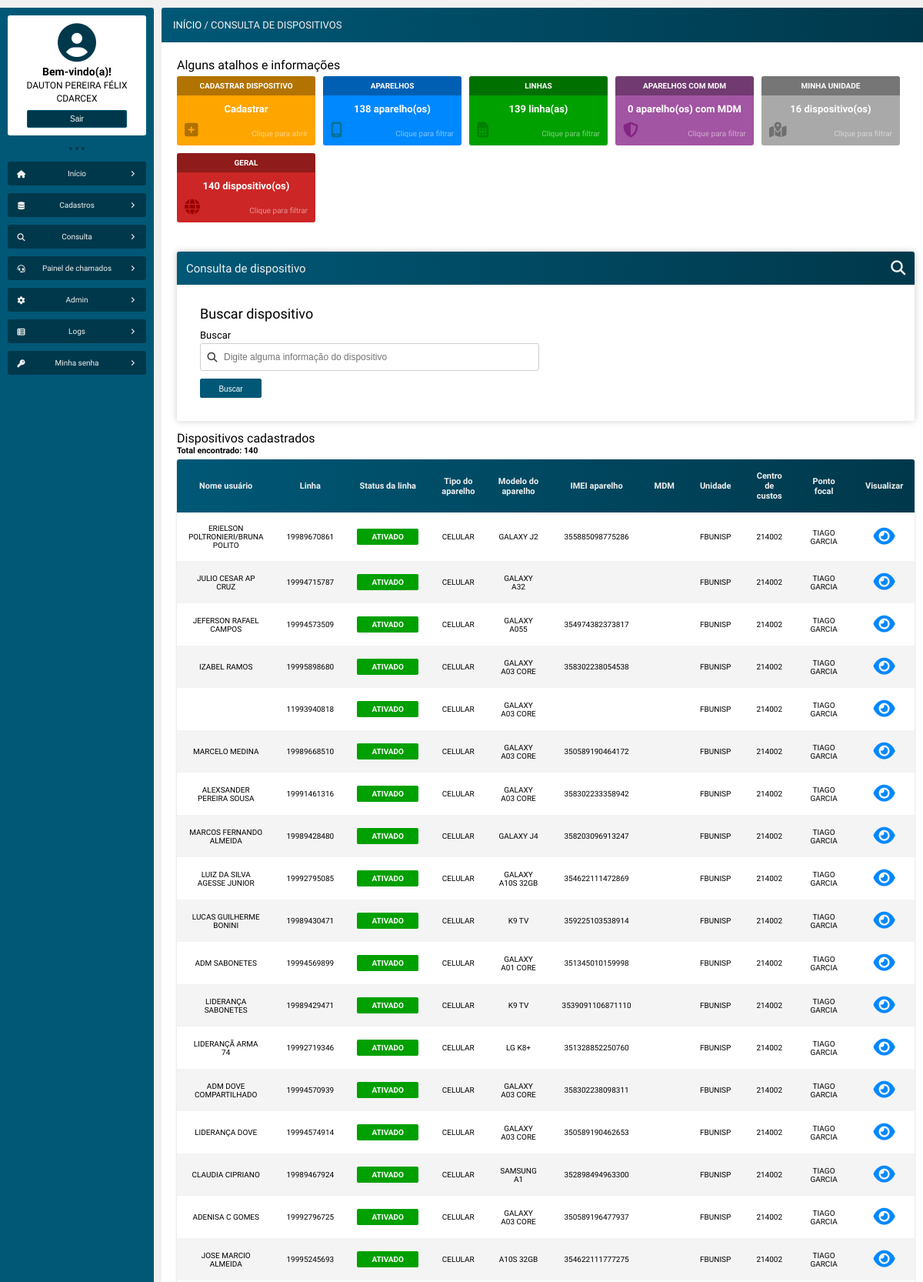
Page /consulta_dispositivos.php (signed in, upper part) on the committed database.
### tables this page shows
CREATE TABLE `tb_dispositivos` (
  `id` int NOT NULL AUTO_INCREMENT,
  `possui_linha` varchar(45) DEFAULT NULL,
  `linha` varchar(100) DEFAULT NULL,
  `operadora` varchar(100) DEFAULT NULL,
  `servico` varchar(100) DEFAULT NULL,
  `perfil` varchar(100) DEFAULT NULL,
  `status` varchar(100) DEFAULT NULL,
  `data_ativacao` varchar(100) DEFAULT NULL,
  `sim_card` varchar(100) DEFAULT NULL,
  `possui_aparelho` varchar(45) DEFAULT NULL,
  `tipo_aparelho` varchar(45) DEFAULT NULL,
  `marca_aparelho` varchar(100) DEFAULT NULL,
  `modelo_aparelho` varchar(100) DEFAULT NULL,
  `imei_aparelho` varchar(100) DEFAULT NULL,
  `gestao_mdm` varchar(100) DEFAULT NULL,
  `unidade` varchar(100) DEFAULT NULL,
  `centro_custo` varchar(100) DEFAULT NULL,
  `uf` varchar(10) DEFAULT NULL,
  `canal` varchar(100) DEFAULT NULL,
  `ponto_focal` varchar(100) DEFAULT NULL,
  `gestor` varchar(100) DEFAULT NULL,
  `possui_usuario` varchar(45) DEFAULT NULL,
  `nome` varchar(100) DEFAULT NULL,
  `matricula` varchar(100) DEFAULT NULL,
  `email` varchar(100) DEFAULT NULL,
  `funcao` varchar(100) DEFAULT NULL,
  `data_cadastro` timestamp NULL DEFAULT CURRENT_TIMESTAMP,
  `cadastrado_por` varchar(100) DEFAULT NULL,
  PRIMARY KEY (`id`),
  FULLTEXT KEY `linha` (`linha`,`operadora`,`servico`,`perfil`,`status`,`sim_card`,`marca_aparelho`,`modelo_aparelho`,`imei_aparelho`,`unidade`,`centro_custo`,`uf`,`ponto_focal`,`gestor`,`nome`,`matricula`),
  FULLTEXT KEY `busca` (`linha`,`operadora`,`status`,`tipo_aparelho`,`marca_aparelho`,`modelo_aparelho`,`imei_aparelho`,`unidade`,`centro_custo`,`canal`,`ponto_focal`,`gestor`,`nome`,`matricula`,`email`,`funcao`)
);

### src/model/Telefonia.php (called while the page is built, shortened)
<?php
class Telefonia
{
    private PDO $pdo;
    public function __construct(PDO $pdo)
    {
        $this->pdo = $pdo;
    }
    public function exibeDispositivos(): array
    {
        $sql = "SELECT * FROM tb_dispositivos ORDER BY ponto_focal DESC";
        $stmt = $this->pdo->prepare($sql);
        $stmt->execute();
        $resultado = $stmt->fetchAll(PDO::FETCH_ASSOC);
        return $resultado;
    }
    public function contagemDispositivos(): int
    {
        $sql = "SELECT COUNT(*) FROM tb_dispositivos";
        $stmt = $this->pdo->prepare($sql);
        $stmt->execute();
        $resultado = $stmt->fetchColumn();
        return $resultado;
    }
    public function contagemLinhas(): int
    {
        $sql = "SELECT COUNT(*) FROM tb_dispositivos WHERE linha != ''";
        $stmt = $this->pdo->prepare($sql);
        $stmt->execute();
        $resultado = $stmt->fetchColumn();
        return $resultado;
    }
    public function contagemAparelhos(): int
    {
        $sql = "SELECT COUNT(*) FROM tb_dispositivos WHERE marca_aparelho != ''";
        $stmt = $this->pdo->prepare($sql);
        $stmt->execute();
        $resultado = $stmt->fetchColumn();
        return $resultado;
    }
    public function contagemMDM(): int
    {
        $sql = "SELECT COUNT(*) FROM tb_dispositivos WHERE gestao_mdm = 'Sim'";
        $stmt = $this->pdo->prepare($sql);
        $stmt->execute();
        $resultado = $stmt->fetchColumn();
        return $resultado;
    }
    public function contagemMinhaUnidade() : int
    {
        $sql = "SELECT COUNT(*) FROM tb_dispositivos WHERE unidade = ? ";
        $stmt = $this->pdo->prepare($sql);
        $stmt->bindValue(1, $_SESSION['unidade']);
        $stmt->execute();
        $resultado = $stmt->fetchColumn();
        return $resultado;
    }
}

### consulta_dispositivos.php (the view, shortened to what this page needs)
<?php
require_once "src/config/conexao_bd.php";
if(empty($_SERVER['QUERY_STRING']) || $_SERVER['QUERY_STRING'] === 'busca=' || $_SERVER['QUERY_STRING'] === 'dispositivo=atualizado' || $_SERVER['QUERY_STRING'] === 'dispositivo=cadastrado' || $_SERVER['QUERY_STRING'] === 'dispositivo=excluido') {
    $titulo_tabela_filtrada = "Dispositivos cadastrados";
    $dispositivo = new Telefonia($pdo);
    $exibeDispositivos = $dispositivo->exibeDispositivos();
}
elseif (($_SERVER['QUERY_STRING'] ?? '') === 'linhas') {
    $titulo_tabela_filtrada = "Linhas cadastradas";
    $caminho_extracao = "linhas";
    $dispositivo = new Telefonia($pdo);
    $exibeDispositivos = $dispositivo->exibeLinhas();
} elseif(($_SERVER['QUERY_STRING'] ?? '') === 'aparelhos') {
    $titulo_tabela_filtrada = "Aparelhos cadastrados";
    $caminho_extracao = "aparelhos";
    $dispositivo = new Telefonia($pdo);
    $exibeDispositivos = $dispositivo->exibeAparelhos();
} elseif(($_SERVER['QUERY_STRING'] ?? '') === 'mdm') {
    $titulo_tabela_filtrada = "Aparelhos com MDM";
    $caminho_extracao = "mdm";
    $dispositivo = new Telefonia($pdo);
    $exibeDispositivos = $dispositivo->exibeComMDM();
} elseif(($_SERVER['QUERY_STRING'] ?? '') === 'minha_unidade') {
    $titulo_tabela_filtrada = "Aparelhos da minha unidade";
    $caminho_extracao = "minha_unidade";
    $dispositivo = new Telefonia($pdo);
    $exibeDispositivos = $dispositivo->exibeDispositivosMinhaUnidade();
} elseif(($_SERVER['QUERY_STRING'] ?? '') !== 'mdm' && ($_SERVER['QUERY_STRING'] ?? '') !== 'linha' && ($_SERVER['QUERY_STRING'] ?? '') !== 'aparelho' && ($_SERVER['QUERY_STRING'] ?? '') !== '') {
    $titulo_tabela_filtrada = 'Resultado da busca';
    $caminho_extracao = "extrair_tudo";
    $dispositivo = new Telefonia($pdo);
    $exibeDispositivos = $dispositivo->buscaDispositivo($_GET['busca']);
}
$mdm = new Telefonia($pdo);
$totalMDM = $mdm->contagemMDM();
$linha = new Telefonia($pdo);
$totalLinhas = $linha->contagemLinhas();
$aparelho = new Telefonia($pdo);
$totalAparelhos = $aparelho->contagemAparelhos();
$dispositivos = new Telefonia($pdo);
$totalDispositivos = $dispositivos->contagemDispositivos();
$dispositivos = new Telefonia($pdo);
$totalMinhaUnidade = $dispositivos->contagemMinhaUnidade();
?>
<!DOCTYPE html>
<html>
<head>
    <?php
    require_once "src/views/layout/head.php";
    ?>
</head>
<body>
    <main class="corpo">
        <?php
        require_once "src/views/layout/menu_lateral.php";
        ?>
        <section class="principal">
            <article class="conteudo">
                <header class="conteudo-cabecalho">
                    <h3><a href="inicio.php">INÍCIO</a> / CONSULTA DE DISPOSITIVOS</h3>
                </header>
                <section class="conteudo-center">
                    <article class="conteudo-center-boxs">
                        <div class="conteudo-center-box-01">
                            <h1>Alguns atalhos e informações</h1>
                            <?php if($_SESSION['perfil'] === 'INFRAESTRUTURA IDL' || $_SESSION['perfil'] === 'TI SITES') : ?>
                                <a href="cadastrar_dispositivo.php">
                                    <div>
                                        <div id="box-infos-amarela">
                                            <span>
                                                <h4>CADASTRAR DISPOSITIVO</h4>
                                            </span>
                                            <h3>Cadastrar</h3>
                                            <i class="fa-solid fa-square-plus"></i>
                                            <p class="texto-filtro">Clique para abrir</p>
                                        </div>
                                    </div>
                                </a>
                            <?php endif ?>
                            <a href="consulta_dispositivos.php?aparelhos">
                                <div>
                                    <div id="box-infos-azul">
                                        <span>
                                            <h4>APARELHOS</h4>
                                        </span>
                                        <h3><?= $totalAparelhos ?> aparelho(os)</h3>
                                        <i class="fa-solid fa-mobile-screen"></i>
                                        <p class="texto-filtro">Clique para filtrar</p>
                                    </div>
                                </div>
                            </a>
                            <a href="consulta_dispositivos.php?linhas">
                                <div>
                                    <div id="box-infos-verde">
                                        <span>
                                            <h4>LINHAS</h4>
                                        </span>
                                        <h3><?= $totalLinhas ?> linha(as)</h3>
                                        <i class="fa-solid fa-sim-card"></i>
                                        <p class="texto-filtro">Clique para filtrar</p>
                                    </div>
                                </div>
                            </a>
                            <a href="consulta_dispositivos.php?mdm">
                                <div>
                                    <div id="box-infos-roxa">
                                        <span>
                                            <h4>APARELHOS COM MDM</h4>
                                        </span>
                                        <h3><?= $totalMDM; ?> aparelho(os) com MDM</h3>
                                        <i class="fa-solid fa-shield-halved"></i>
                                        <p class="texto-filtro">Clique para filtrar</p>
                                    </div>
                                </div>
                            </a>
                            <a href="consulta_dispositivos.php?minha_unidade">
                                <div>
                                    <div id="box-infos-cinza">
                                        <span>
                                            <h4>MINHA UNIDADE</h4>
                                        </span>
                                        <h3><?= $totalMinhaUnidade; ?> dispositivo(os)</h3>
                                        <i class="fa-solid fa-map-location-dot"></i>
                                        <p class="texto-filtro">Clique para filtrar</p>
                                    </div>
                                </div>
                            </a>
                            <a href="consulta_dispositivos.php">
                                <div>
                                    <div id="box-infos-vermelha">
                                        <span>
                                            <h4>GERAL</h4>
                                        </span>
                                        <h3><?= $totalDispositivos; ?> dispositivo(os)</h3>
                                        <i class="fa-solid fa-globe"></i>
                                        <p class="texto-filtro">Clique para filtrar</p>
                                    </div>
                                </div>
                            </a>
                        </div>
                        <div>
                            <form method="get" action="consulta_dispositivos.php">
                                <header id="form-cabecalho">
                                    <h1>Consulta de dispositivo</h1>
                                    <i class="fa-solid fa-magnifying-glass"></i>
                                </header>
                                <h2>Buscar dispositivo</h2>
                                <label for="busca">Buscar
                                    <div>
                                        <i class="fa-solid fa-magnifying-glass"></i>
                                        <input type="search" name="busca" id="busca" placeholder="Digite alguma informação do dispositivo">
                                    </div>
                                </label>
                                <button type="submit">Buscar</button>
                            </form>
                        </div>
                        <div>
                            <h1><?= $titulo_tabela_filtrada ?>
                            <h6>Total encontrado: <?= count($exibeDispositivos) ?></h6>
                            <table>
                                <thead>
                                    <tr>
                                        <td>Nome usuário</td>
                                        <td>Linha</td>
                                        <td>Status da linha</td>
                                        <td>Tipo do aparelho</td>
                                        <td>Modelo do aparelho</td>
                                        <td>IMEI aparelho</td>
                                        <td>MDM</td>
                                        <td>Unidade</td>
                                        <td>Centro de custos</td>
                                        <td>Ponto focal</td>
                                        <td>Visualizar</td>
                                    </tr>
                                </thead>
                                <tbody>
                                    <?php if(count($exibeDispositivos) > 0): ?>
                                        <?php foreach($exibeDispositivos as $dispositivo): ?>
                                            <tr>
                                                <td><?= htmlentities($dispositivo['nome']) ?></td>
                                                <td><?= htmlentities($dispositivo['linha']) ?></td>
                                                <td id="Status"><p><?= htmlentities($dispositivo['status']) ?></p></td>
                                                <td><?= htmlentities($dispositivo['tipo_aparelho']) ?></td>
                                                <td><?= htmlentities($dispositivo['modelo_aparelho']) ?></td>
                                                <td><?= htmlentities($dispositivo['imei_aparelho']) ?></td>
                                                <td><?= htmlentities($dispositivo['gestao_mdm']) ?></td>
                                                <td><?= htmlentities($dispositivo['unidade']) ?></td>
                                                <td><?= htmlentities($dispositivo['centro_custo']) ?></td>
                                                <td><?= htmlentities($dispositivo['ponto_focal']) ?></td>
                                                <td id="status">
                                                    <a href="visualiza_dispositivo.php?id=<?= $dispositivo['id'] ?>"><i class="fa-solid fa-eye"></i></a>
                                                </td>
                                            </tr>
                                        <?php endforeach; ?>
                                    <?php else: ?>
                                        <tr>
                                            <td colspan="11"><p id="nenhum_resultado_encontrado">Nenhum resultado encontrado para o filtro ou valor informado.</p></td>
                                        </tr>
                                    <?php endif; ?>
                                </tbody>
                            </table>
                        </div>
                    </article>
                </section>
            </article>
        </section>
    </main>
</body>
</html>

### rows in the picture
tb_dispositivos: nome "ERIELSON POLTRONIERI/BRUNA POLITO", linha "19989670861", status "ATIVADO", tipo_aparelho "CELULAR", modelo_aparelho "GALAXY J2", imei_aparelho "355885098775286", unidade "FBUNISP", centro_custo "214002", ponto_focal "TIAGO GARCIA"
tb_dispositivos: nome "JULIO CESAR AP CRUZ", linha "19994715787", status "ATIVADO", tipo_aparelho "CELULAR", modelo_aparelho "GALAXY A32", unidade "FBUNISP", centro_custo "214002", ponto_focal "TIAGO GARCIA"
tb_dispositivos: nome "JEFERSON RAFAEL CAMPOS", linha "19994573509", status "ATIVADO", tipo_aparelho "CELULAR", modelo_aparelho "GALAXY A055", imei_aparelho "354974382373817", unidade "FBUNISP", centro_custo "214002", ponto_focal "TIAGO GARCIA"
tb_dispositivos: nome "IZABEL RAMOS", linha "19995898680", status "ATIVADO", tipo_aparelho "CELULAR", modelo_aparelho "GALAXY A03 CORE", imei_aparelho "358302238054538", unidade "FBUNISP", centro_custo "214002", ponto_focal "TIAGO GARCIA"
tb_dispositivos: linha "11993940818", status "ATIVADO", tipo_aparelho "CELULAR", modelo_aparelho "GALAXY A03 CORE", unidade "FBUNISP", centro_custo "214002", ponto_focal "TIAGO GARCIA"
tb_dispositivos: nome "MARCELO MEDINA", linha "19989668510", status "ATIVADO", tipo_aparelho "CELULAR", modelo_aparelho "GALAXY A03 CORE", imei_aparelho "350589190464172", unidade "FBUNISP", centro_custo "214002", ponto_focal "TIAGO GARCIA"
tb_dispositivos: nome "ALEXSANDER PEREIRA SOUSA", linha "19991461316", status "ATIVADO", tipo_aparelho "CELULAR", modelo_aparelho "GALAXY A03 CORE", imei_aparelho "358302233358942", unidade "FBUNISP", centro_custo "214002", ponto_focal "TIAGO GARCIA"
tb_dispositivos: nome "MARCOS FERNANDO ALMEIDA", linha "19989428480", status "ATIVADO", tipo_aparelho "CELULAR", modelo_aparelho "GALAXY J4", imei_aparelho "358203096913247", unidade "FBUNISP", centro_custo "214002", ponto_focal "TIAGO GARCIA"
tb_dispositivos: nome "LUIZ DA SILVA AGESSE JUNIOR", linha "19992795085", status "ATIVADO", tipo_aparelho "CELULAR", modelo_aparelho "GALAXY A10S 32GB", imei_aparelho "354622111472869", unidade "FBUNISP", centro_custo "214002", ponto_focal "TIAGO GARCIA"
tb_dispositivos: nome "LUCAS GUILHERME BONINI", linha "19989430471", status "ATIVADO", tipo_aparelho "CELULAR", modelo_aparelho "K9 TV", imei_aparelho "359225103538914", unidade "FBUNISP", centro_custo "214002", ponto_focal "TIAGO GARCIA"
tb_dispositivos: nome "ADM SABONETES", linha "19994569899", status "ATIVADO", tipo_aparelho "CELULAR", modelo_aparelho "GALAXY A01 CORE", imei_aparelho "351345010159998", unidade "FBUNISP", centro_custo "214002", ponto_focal "TIAGO GARCIA"
tb_dispositivos: nome "LIDERANÇA SABONETES", linha "19989429471", status "ATIVADO", tipo_aparelho "CELULAR", modelo_aparelho "K9 TV", imei_aparelho "3539091106871110", unidade "FBUNISP", centro_custo "214002", ponto_focal "TIAGO GARCIA"
tb_dispositivos: nome "LIDERANÇÃ ARMA 74", linha "19992719346", status "ATIVADO", tipo_aparelho "CELULAR", modelo_aparelho "LG K8+", imei_aparelho "351328852250760", unidade "FBUNISP", centro_custo "214002", ponto_focal "TIAGO GARCIA"
tb_dispositivos: nome "ADM DOVE COMPARTILHADO", linha "19994570939", status "ATIVADO", tipo_aparelho "CELULAR", modelo_aparelho "GALAXY A03 CORE", imei_aparelho "358302238098311", unidade "FBUNISP", centro_custo "214002", ponto_focal "TIAGO GARCIA"
tb_dispositivos: nome "LIDERANÇA DOVE", linha "19994574914", status "ATIVADO", tipo_aparelho "CELULAR", modelo_aparelho "GALAXY A03 CORE", imei_aparelho "350589190462653", unidade "FBUNISP", centro_custo "214002", ponto_focal "TIAGO GARCIA"
tb_dispositivos: nome "CLAUDIA CIPRIANO", linha "19989467924", status "ATIVADO", tipo_aparelho "CELULAR", modelo_aparelho "SAMSUNG A1", imei_aparelho "352898494963300", unidade "FBUNISP", centro_custo "214002", ponto_focal "TIAGO GARCIA"
tb_dispositivos: nome "ADENISA C GOMES", linha "19992796725", status "ATIVADO", tipo_aparelho "CELULAR", modelo_aparelho "GALAXY A03 CORE", imei_aparelho "350589196477937", unidade "FBUNISP", centro_custo "214002", ponto_focal "TIAGO GARCIA"
tb_dispositivos: nome "JOSE MARCIO ALMEIDA", linha "19995245693", status "ATIVADO", tipo_aparelho "CELULAR", modelo_aparelho "A10S 32GB", imei_aparelho "354622111777275", unidade "FBUNISP", centro_custo "214002", ponto_focal "TIAGO GARCIA"

### other values in the picture
$_SESSION['nome'] "DAUTON PEREIRA FÉLIX"
$_SESSION['unidade'] "CDARCEX"
$totalAparelhos "138"
$totalLinhas "139"
$totalMDM "0"
$totalMinhaUnidade "16"
$totalDispositivos "140"
$titulo_tabela_filtrada "Dispositivos cadastrados"
count($exibeDispositivos) "140"
